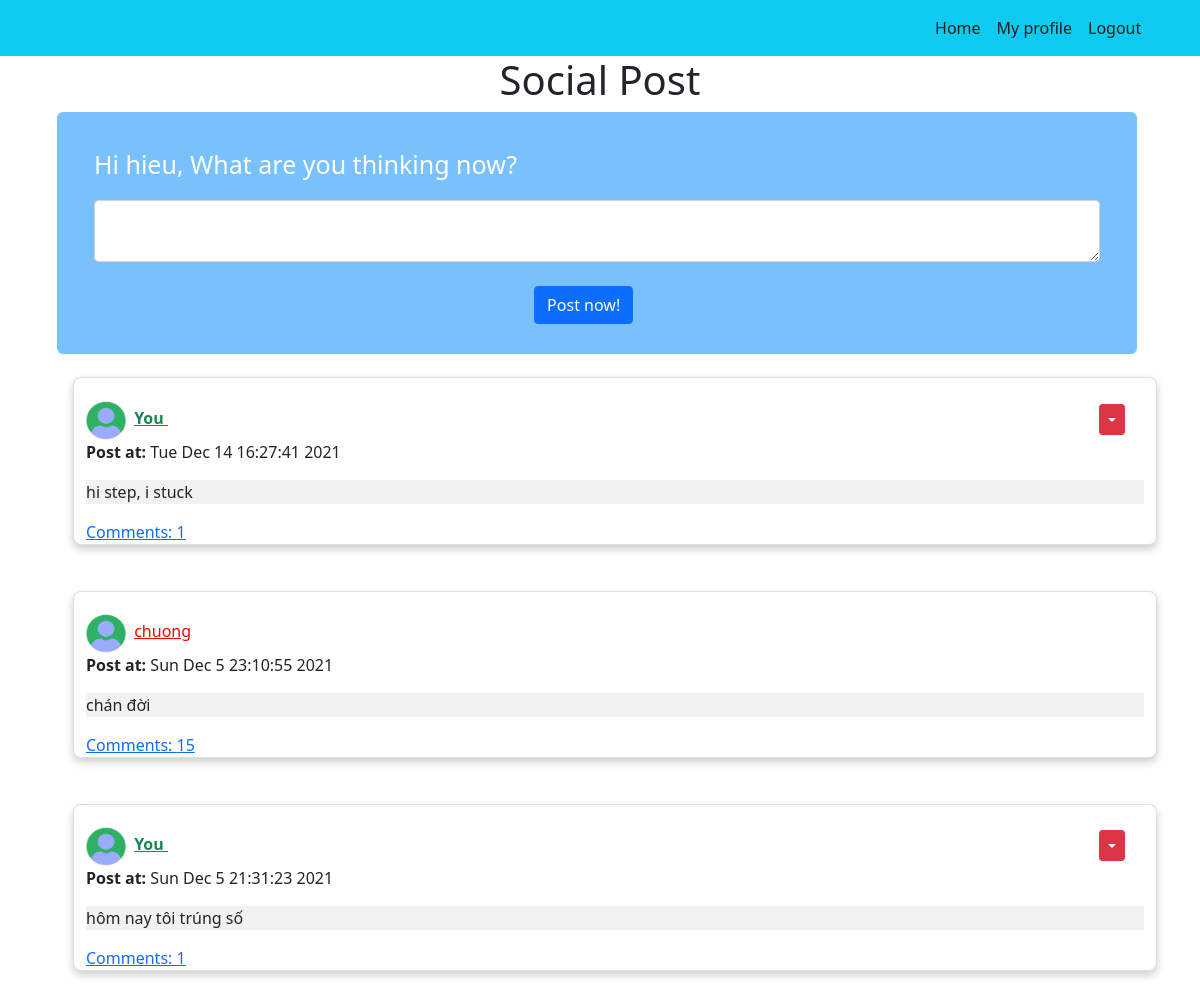
The page / (signed in) on the database its author committed.
### models.py (models this page shows, shortened)
class User(db.Model, UserMixin):
    __tablename__ = 'users'
    id = db.Column(db.Integer, primary_key=True)
    username = db.Column(db.String(64), unique=True, index=True)
    email = db.Column(db.String(150), unique= True)
    img = db.Column(db.Text, nullable = True)
    password_hash = db.Column(db.String(128))
    posts = db.relationship('Post', backref="author", lazy=True)
    comments = db.relationship('Comment', backref="user_comment", lazy=True)
    followed = db.relationship('Follow', foreign_keys=[Follow.follower_id], backref=db.backref('follower', lazy='joined'), lazy=True, cascade='all, delete-orphan')
    followers = db.relationship('Follow', foreign_keys=[Follow.followed_id], backref=db.backref('followed', lazy='joined'), lazy=True, cascade='all, delete-orphan')
    @property
    def password(self):
        raise AttributeError('password is not a readable attribute')

class Post(db.Model):
    __tablename__ = 'posts'
    id = db.Column(db.Integer, primary_key=True)
    img = db.Column(db.Text, nullable = True)
    body = db.Column(db.Text)
    timestamp = db.Column(db.DateTime, index=True, default=datetime.now)
    author_id = db.Column(db.Integer, db.ForeignKey('users.id'))
    comments = db.relationship('Comment', backref="post_comment", lazy=True)

### views.py (the view, shortened to what this page needs)
@views.route('/', methods = ['GET', 'POST'])
def home():
    posts = Post.query.order_by(Post.timestamp.desc()).all()
    users = User.query.order_by(User.id.desc()).all()
    return render_template('home.html', user= current_user, posts= posts, users = users)

### initial.py (called while the page is built)
def create_app():
    app = Flask(__name__)
    app.config['SECRET_KEY'] = 'okay'
    app.config['SQLALCHEMY_DATABASE_URI'] = f'sqlite:///{DB_NAME}'
    app.config['SQLALCHEMY_TRACK_MODIFICATIONS'] = False
    db.init_app(app)
    from views import views
    from auth import auth
    app.register_blueprint(views, url_prefix='/')
    app.register_blueprint(auth, url_prefix='/')
    from models import User, Post, Comment, Follow
    create_database(app)
    login_manager = LoginManager()
    login_manager.login_view = 'auth.login'
    login_manager.init_app(app)
    @login_manager.user_loader
    def load_user(id):
        return User.query.get(int(id))
    return app

### templates/Home.html (shortened to what this page needs)
{% extends "base.html" %} {% block title %}Home{% endblock %} {% block content
  %}
  <h1 align="center">Social Post</h1>
  {% if user.is_authenticated %}
  <form method="POST" style="background-color: rgb(121, 193, 252); border-radius: 6px;width: 1080px;margin-left: 15px;height: auto;" enctype="multipart/form-data">
    <div class="container-cus">
      <br/>
      <p style="color: white; margin-left: 2%; font-size: 25px;">Hi {{user.username}}, What are you thinking now?</p>
      <textarea name="post" id="post" class="form-control" style="width: 96%; margin-left: 2%;"></textarea>
      <br />
      <div>
        <button type="submit" class="btn btn-primary" style="margin-left: 44%; margin-bottom: 2%;">Post now!</button>
      </div>
    </div>
  </form>
  {% endif %}
  <ul class="list-group list-group-flush" id="notes">
    {% for post in posts %}
    <li class="list-group-item">
      <div class ="card" style="display: flex;">
        <div class="container">
            {% if post.author_id == user.id %}
            <span>
              {% for u in users %}
                {% if post.author_id == u.id %}
                  <img src="/static/{{u.img}}" onerror="this.onerror=null;this.src='/static/default-image.jpg';" alt="Avatar" style="width:40px; height: 40px;">
                {% endif %}
              {% endfor %}
              <a href="/profile/{{post.author_id}}"  class="link-success" style="margin-left: 4px;"><b> You </b></a></span>
            {% else %}
            <span >
              {% for u in users %}
                {% if post.author_id == u.id %}
                  <img src="/static/{{u.img}}" onerror="this.onerror=null;this.src='/static/default-image.jpg';" alt="Avatar" style="width:40px; height: 40px;">
                {% endif %}
              {% endfor %}
              <a href="/profile/{{post.author_id}}"  class="link-dark" style="color:#FF0000;margin-left: 4px;">{{ post.author.username}}</a></span>
            {% endif %}
            {% if post.author_id == user.id %}
            <div class="btn-group" style="margin-left: 88%;">
              <button
                type="button"
                class="btn btn-sm btn-danger dropdown-toggle"
                data-bs-toggle="dropdown"
              ></button>
            </div>
            {% endif %}
            <p><b>Post at: </b>{{post.timestamp.strftime("%c")}}</p>
            <div class="body" style="background-color: rgb(241, 241, 241)"><p>{{ post.body }}</p></div>
            <a href="#comments" class="viewbutton">Comments: {{post.comments|length}}</a>
        </div>
    </div>
    </li>
    {% endfor %}
  </ul>
{% endblock %}

### static/home.css (style rules this page uses)
.card { box-shadow: 0 4px 8px 0 rgba(0,0,0,0.2); transition: 0.3s; width: 100%; margin: 15px; border-radius: 8px; }
.container-cus { padding: 10px 16px; }

### rows shown on the page
User: username "hieu", img (placeholder picture)
Post: timestamp "Tue Dec 14 16:27:41 2021", body "hi step, i stuck", comments|length "1"
Post: author.username "chuong", timestamp "Sun Dec 5 23:10:55 2021", body "chán đời", comments|length "15"
User: img (placeholder picture)
Post: timestamp "Sun Dec 5 21:31:23 2021", body "hôm nay tôi trúng số", comments|length "1"
